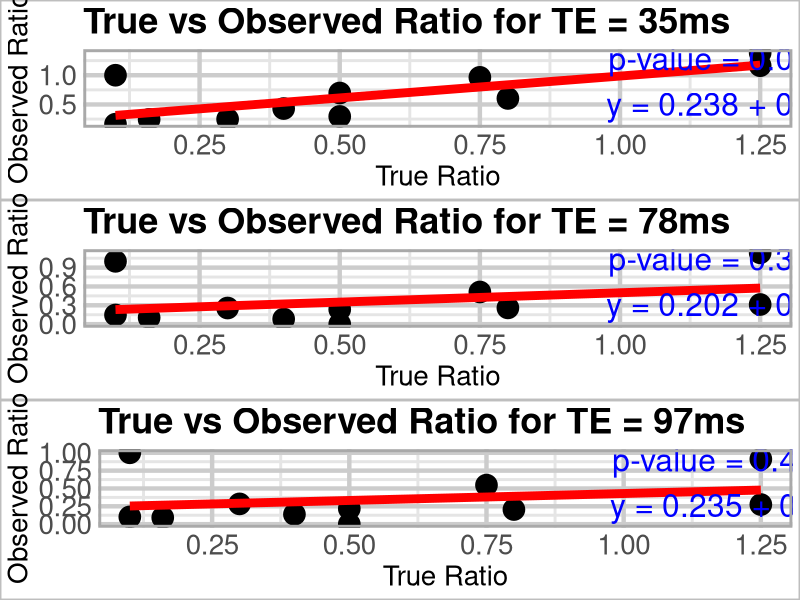
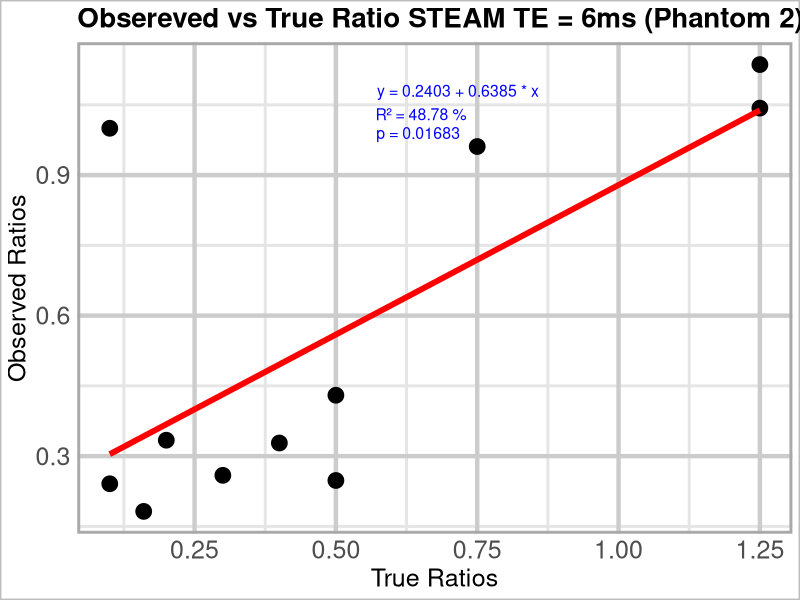
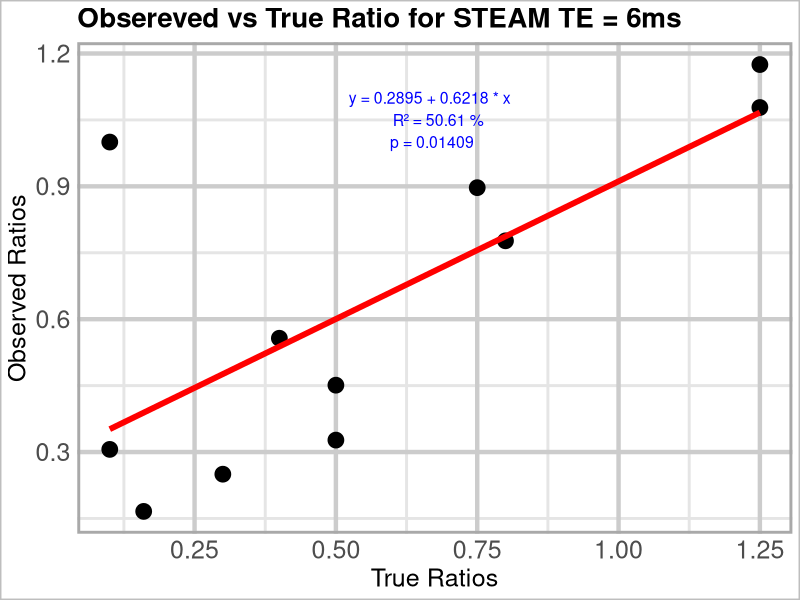

These charts were generated, in order, by the following R code:
# best fit analysis and the detection of metabolites using the highest concentration and the PRESS TE = 35, 78, and 97ms 
##### paired t.test for comparison between the true and observed ratio to Cr. 
# checking for false-positive 

library(dplyr)
library(ggplot2)
library(gridExtra)

# Sample data with updated TE observed ratios
data_combined <- data.frame(
  Metabolite = rep(c("2HG", "Cysta", "NAAG", "NAA", "Gln", "Glu", "Lac", "Gly", "Cho", "Cr", "ml"), times = 3),
  Actual_Ratio = rep(c(0.8, 0.4, 0.16, 1.25, 0.5, 1.25, 0.5, 0.1, 0.3, 0.10, 0.75), times = 3),
  Observed_Ratio = c(
    0.603, 0.43, 0.244, 1.163, 0.295, 1.384, 0.696, 0.163, 0.248, 1, 0.964, # TE 35ms
    0.259, 0.082, 0.104, 1.136, 0, 0.313, 0.235, 0.146, 0.257, 1, 0.512, # TE 78ms
    0.205, 0.138, 0.092, 0.911, 0, 0.275, 0.218, 0.102, 0.284, 1, 0.547  # TE 97ms
  ),
  TE = rep(c("35ms", "78ms", "97ms"), each = 11)
)

# Define a function to perform linear regression, summary extraction, and plotting
analyze_te <- function(data, te_label) {
  data_te <- filter(data, TE == te_label)
  lm_model <- lm(Observed_Ratio ~ Actual_Ratio, data = data_te)
  summary_model <- summary(lm_model)
  coef_model <- coef(lm_model)
  r_squared <- summary_model$r.squared
  p_value <- coef(summary_model)[2, 4]
  
  cat(paste("TE =", te_label, ": Observed Ratio =", coef_model[1], "+", coef_model[2], "* Actual Ratio\n"))
  cat(paste("TE =", te_label, ": R² =", round(r_squared, 3), ", p-value =", round(p_value, 3), "\n"))
  
  ggplot(data_te, aes(x = Actual_Ratio, y = Observed_Ratio)) +
    geom_point(size = 7) +
    geom_smooth(method = "lm", se = FALSE, color = "red", size = 3) +
    labs(title = paste("True vs Observed Ratio for TE =", te_label), 
         x = "True Ratio", y = "Observed Ratio") +
    annotate("text", x = 1, y = max(data_te$Observed_Ratio) - 0.1, 
             label = paste("R² =", round(r_squared, 3), "\np-value =", round(p_value, 3), 
                           "\ny =", round(coef_model[1], 3), "+", round(coef_model[2], 3), "x"), 
             size = 8, hjust = 0.05, color = "blue") +
    theme_minimal() +
    theme(plot.title = element_text(size = 26, face = "bold"),
          plot.background = element_rect(color = "grey", size = 1),
          axis.title = element_text(size = 20),
          axis.text = element_text(size = 20),
          panel.grid.major = element_line(size = 1.5, linetype = 'solid', colour = "grey80"),
          panel.grid.minor = element_line(size = 1, linetype = 'solid', colour = "grey90"),
          panel.border = element_rect(colour = "darkgray", fill = NA, size = 2))
}

# Generate and print plots for each TE
plots <- lapply(unique(data_combined$TE), function(te) analyze_te(data_combined, te))
grid.arrange(grobs = plots, ncol = 1)

# Paired T-tests
perform_t_test <- function(te_label) {
  data_te <- filter(data_combined, TE == te_label)
  t_test_result <- t.test(data_te$Actual_Ratio, data_te$Observed_Ratio, paired = TRUE)
  cat(paste("Paired T-test for TE =", te_label, ":\n"))
  print(t_test_result)
}

# Execute paired t-tests for each TE
lapply(unique(data_combined$TE), perform_t_test)


# checking for false-positive 

# dataset TE 35ms 

library(dplyr)

# Create the dataset TE 35ms 
data_combined <- data.frame(
  Metabolite = rep(c("2HG", "Cysta", "NAAG", "NAA", "Gln", "Glu", "Lac", "Gly", "Cho", "Cr", "ml"), times = 3),
  Actual_Ratio = rep(c(0.8, 0.4, 0.16, 1.25, 0.5, 1.25, 0.5, 0.1, 0.3, 0.10, 0.75), times = 3),
  Observed_Ratio = c(
    0.603, 0.43, 0.244, 1.163, 0.295, 1.384, 0.696, 0.163, 0.248, 1, 0.964, # TE 35ms
    0.712, 0.352, 0.177, 1.278, 0.511, 1.295, 0.498, 0.108, 0.272, 0.111, 0.745, # TE 78ms
    0.805, 0.402, 0.162, 1.245, 0.512, 1.238, 0.502, 0.104, 0.305, 0.101, 0.750 # TE 97ms
  ),
  TE = rep(c("35ms", "78ms", "97ms"), each = 11)
)

# Define a threshold for false positives
threshold <- 0.05

# Calculate the difference between Actual_Ratio and Observed_Ratio
data_combined <- data_combined %>%
  mutate(Difference = abs(Actual_Ratio - Observed_Ratio))

# Identify false positives
data_combined <- data_combined %>%
  mutate(False_Positive = ifelse(Difference > threshold, 1, 0))

# Calculate the false positive percentage
false_positive_percentage <- data_combined %>%
  summarise(False_Positive_Percentage = mean(False_Positive) * 100)

# Print the false positive percentage
cat("False Positive Percentage:\n")
print(false_positive_percentage)




# TE=78ms false +


# Create the data frame
data_combined <- data.frame(
  Metabolite = rep(c("2HG", "Cysta", "NAAG", "NAA", "Gln", "Glu", "Lac", "Gly", "Cho", "Cr", "ml"), times = 3),
  Actual_Ratio = rep(c(0.8, 0.4, 0.16, 1.25, 0.5, 1.25, 0.5, 0.1, 0.3, 0.10, 0.75), times = 3),
  Observed_Ratio = c(0.712, 0.352, 0.177, 1.278, 0.511, 1.295, 0.498, 0.108, 0.272, 0.111, 0.745)  # TE 78ms
)

# Define a threshold for false positives
threshold <- 0.05

# Calculate the difference between Actual_Ratio and Observed_Ratio
data_combined <- data_combined %>%
  mutate(Difference = abs(Actual_Ratio - Observed_Ratio))

# Identify false positives
data_combined <- data_combined %>%
  mutate(False_Positive = ifelse(Difference > threshold, 1, 0))

# Calculate the false positive percentage
false_positive_percentage <- data_combined %>%
  summarise(False_Positive_Percentage = mean(False_Positive) * 100)

# Print the false positive percentage
cat("False Positive Percentage:\n")
print(false_positive_percentage)




# TE = 97ms false-postitive 

# Create the data frame
data_combined <- data.frame(
  Metabolite = rep(c("2HG", "Cysta", "NAAG", "NAA", "Gln", "Glu", "Lac", "Gly", "Cho", "Cr", "ml"), times = 1),
  Actual_Ratio = c(0.8, 0.4, 0.16, 1.25, 0.5, 1.25, 0.5, 0.1, 0.3, 0.10, 0.75),
  Observed_Ratio = c(0.205, 0.138, 0.092, 0.911, 0, 0.275, 0.218, 0.102, 0.284, 1, 0.547)  # TE 97ms data
)

# Paired T-test for TE = 97ms
t_test_97 <- t.test(data_combined$Actual_Ratio, data_combined$Observed_Ratio, paired = TRUE)
cat("Paired T-test for TE = 97ms:\n")
print(t_test_97)

# Define a threshold for false positives
threshold <- 0.05

# Calculate the difference between Actual_Ratio and Observed_Ratio
data_combined <- data_combined %>%
  mutate(Difference = abs(Actual_Ratio - Observed_Ratio))

# Identify false positives
data_combined <- data_combined %>%
  mutate(False_Positive = ifelse(Difference > threshold, 1, 0))

# Calculate the false positive percentage
false_positive_percentage <- data_combined %>%
  summarise(False_Positive_Percentage = mean(False_Positive) * 100)

# Print the false positive percentage
cat("False Positive Percentage:\n")
print(false_positive_percentage)


                
# STEAM analysis ofspectral fitting using true ratio and observed ratio to Creatine 


# STEAM analysis of fitting spectra using true ratio and observed ratio TE = 6ms, 4mM
library(dplyr)
library(ggplot2)

# Sample data
data_steam_6ms <- data.frame(
  Metabolite = c("2HG", "Cysta", "NAAG", "NAA", "Gln", "Glu", "Lac", "Gly", "Cho", "Cr", "ml"),
  Actual_Ratio = c(0.4, 0.2, 0.16, 1.25, 0.5, 1.25, 0.5, 0.1, 0.3, 0.10, 0.75),
  Observed_Ratio = c(0.328, 0.334, 0.182, 1.136, 0.248, 1.043, 0.43, 0.241, 0.259, 1, 0.961)
)

# Fit the linear regression model
lm_model_steam_6ms <- lm(Observed_Ratio ~ Actual_Ratio, data = data_steam_6ms)
summary(lm_model_steam_6ms)

# Extract model details for annotation
intercept <- round(coef(lm_model_steam_6ms)[1], 4)
slope <- round(coef(lm_model_steam_6ms)[2], 4)
r_squared <- round(summary(lm_model_steam_6ms)$r.squared * 100, 2)
p_value <- round(summary(lm_model_steam_6ms)$coefficients[2, 4], 5)

# Generate the regression plot
plot_steam_6ms <- ggplot(data_steam_6ms, aes(x = Actual_Ratio, y = Observed_Ratio)) +
  geom_point(size = 5) +
  geom_smooth(method = "lm", se = FALSE, color = "red", size = 2) +
  labs(title = "Obsereved vs True Ratio STEAM TE = 6ms (Phantom 2)", x = "True Ratios", y = "Observed Ratios") +
  theme_minimal() +
  theme(plot.title = element_text(size = 20, face = "bold"),
        plot.background = element_rect(color = "grey", size = 1),
        axis.title = element_text(size = 18),
        axis.text = element_text(size = 18),
        panel.grid.major = element_line(size = 1.5, linetype = 'solid', colour = "grey80"),
        panel.grid.minor = element_line(size = 1, linetype = 'solid', colour = "grey90"),
        panel.border = element_rect(colour = "darkgray", fill = NA, size = 2)) +
  annotate("text", x = 0.2, y = 1.08, label = paste("y =", intercept, "+", slope, "* x"), size = 4, color = "blue", hjust = -1.3) +
  annotate("text", x = 0.2, y = 1.03, label = paste("R² =", r_squared, "%"), size = 4, color = "blue", hjust = -2.3) +
  annotate("text", x = 0.2, y = 0.99, label = paste("p =", p_value), size = 4, color = "blue", hjust = -2.5)

print(plot_steam_6ms)

# Sample data
true_ratio <- c(0.4, 0.2, 0.16, 1.25, 0.5, 1.25, 0.5, 0.1, 0.3, 0.10, 0.75)
observed_ratio <- c(0.328, 0.334, 0.182, 1.136, 0.248, 1.043, 0.43, 0.241, 0.259, 1, 0.961)

# Perform paired t-test
paired_t_test_result <- t.test(true_ratio, observed_ratio, paired = TRUE)
print(paired_t_test_result)


#false-positive 6ms 4mM


# Define a threshold for false positives
threshold <- 0.05

# Calculate the difference between true_ratio and observed_ratio
difference <- abs(true_ratio - observed_ratio)

# Identify false positives
false_positive <- ifelse(difference > threshold, 1, 0)

# Calculate the false positive percentage
false_positive_percentage <- mean(false_positive) * 100

# Print the false positive percentage
cat("False Positive Percentage for STEAM at TE = 6ms for 4mN:\n")
print(false_positive_percentage)



#####################

# STEAM analysis of fitting spectra using true ratio and observed ratio TE = 6ms and con 8mM
library(dplyr)
library(ggplot2)

# Sample data
data_steam_6ms <- data.frame(
  Metabolite = c("2HG", "Cysta", "NAAG", "NAA", "Gln", "Glu", "Lac", "Gly", "Cho", "Cr", "ml"),
  Actual_Ratio = c(0.8, 0.4, 0.16, 1.25, 0.5, 1.25, 0.5, 0.1, 0.3, 0.10, 0.75),
  Observed_Ratio = c(0.777, 0.557, 0.166, 1.175, 0.327, 1.078, 0.451, 0.306, 0.25, 1, 0.897)
)

# Fit the linear regression model
lm_model_steam_6ms <- lm(Observed_Ratio ~ Actual_Ratio, data = data_steam_6ms)
summary(lm_model_steam_6ms)

# Extract model details for annotation
intercept <- round(coef(lm_model_steam_6ms)[1], 4)
slope <- round(coef(lm_model_steam_6ms)[2], 4)
r_squared <- round(summary(lm_model_steam_6ms)$r.squared * 100, 2)
p_value <- round(summary(lm_model_steam_6ms)$coefficients[2, 4], 5)

# Generate the regression plot
plot_steam_6ms <- ggplot(data_steam_6ms, aes(x = Actual_Ratio, y = Observed_Ratio)) +
  geom_point(size = 5) +
  geom_smooth(method = "lm", se = FALSE, color = "red", size = 2) +
  labs(title = "Obsereved vs True Ratio for STEAM TE = 6ms", x = "True Ratios", y = "Observed Ratios") +
  theme_minimal() +
  theme(
    plot.title = element_text(size = 20, face = "bold"),
    plot.background = element_rect(color = "grey", size = 1),
    axis.title = element_text(size = 18),
    axis.text = element_text(size = 18),
    panel.grid.major = element_line(size = 1.5, linetype = 'solid', colour = "grey80"),
    panel.grid.minor = element_line(size = 1, linetype = 'solid', colour = "grey90"),
    panel.border = element_rect(colour = "darkgray", fill = NA, size = 2)
  ) +
  annotate("text", x = 0.15, y = 1.1, label = paste("y =", intercept, "+", slope, "* x"), size = 4, color = "blue", hjust = -1.3) +
  annotate("text", x = 0.15, y = 1.05, label = paste("R² =", r_squared, "%"), size = 4, color = "blue", hjust = -2.8) +
  annotate("text", x = 0.15, y = 1.00, label = paste("p =", p_value), size = 4, color = "blue", hjust = -3)

print(plot_steam_6ms)


#false-positive 6ms 8mM

# Load necessary library
library(dplyr)

# Define the data
data_steam_6ms <- data.frame(
  Metabolite = c("2HG", "Cysta", "NAAG", "NAA", "Gln", "Glu", "Lac", "Gly", "Cho", "Cr", "ml"),
  Actual_Ratio = c(0.8, 0.4, 0.16, 1.25, 0.5, 1.25, 0.5, 0.1, 0.3, 0.10, 0.75),
  Observed_Ratio = c(0.777, 0.557, 0.166, 1.175, 0.327, 1.078, 0.451, 0.306, 0.25, 1, 0.897)
)

# Define a threshold for false positives
threshold <- 0.05

# Calculate the difference between Actual_Ratio and Observed_Ratio
data_steam_6ms <- data_steam_6ms %>%
  mutate(Difference = abs(Actual_Ratio - Observed_Ratio))

# Identify false positives
data_steam_6ms <- data_steam_6ms %>%
  mutate(False_Positive = ifelse(Difference > threshold, 1, 0))

# Calculate the false positive percentage
false_positive_percentage <- data_steam_6ms %>%
  summarise(False_Positive_Percentage = mean(False_Positive) * 100)

# Print the false positive percentage
cat("False Positive Percentage for STEAM at TE = 6ms:\n")
print(false_positive_percentage)

